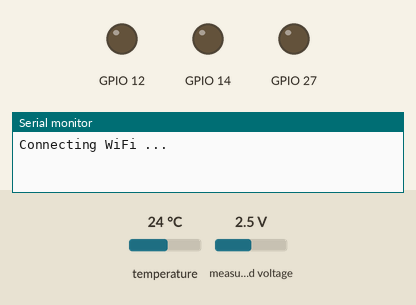
A program run on a simulated ESP32. Parts: output pins drawn as LEDs (lit = HIGH), the last lines printed to the serial monitor. The test bench sets the inputs (shaded band); at power-on: temperature 24 °C, measured voltage 2.5 V. WiFi joins after 1.5 s; servers stay silent unless stated; the local clock reads 2024-03-15 10:24:30 at power-on unless the program sets it; not simulated (calls return 0 or success): secrets.h.

Above: at 0.1 s.
At 3.2 s:
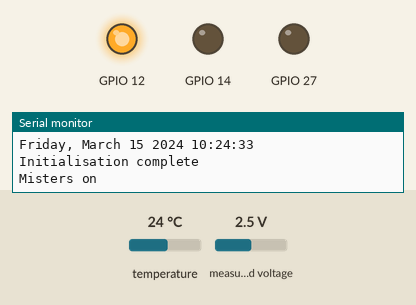
At 4.5 s:
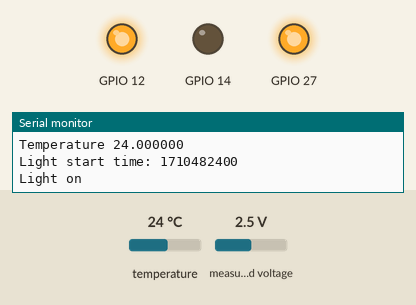
Timing chart, 0 to 6.0 s (numbered marks = the images above):
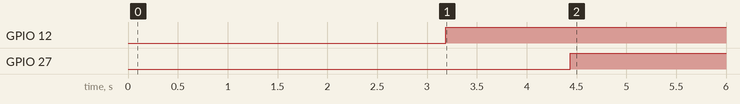

Measured:
- by itself, GPIO 12: LOW → HIGH at 3.2 s
- by itself, GPIO 27: LOW → HIGH at 4.4 s

The program:

main.cpp
```cpp
// (licence header left out)
#include <Arduino.h>

#include "WiFi.h"
#include "firebase_logger.h"
#include "ldr.h"
#include "light_scheduler.h"
#include "relay.h"
#include "scheduler.h"
#include "secrets.h"
#include "temperature_sensor.h"
#include "timer.h"
#include "utility.h"

ADC adc;
LDR ldr(10, &adc);
TemperatureSensor temp_sensor(pin::temp_sensor_bus);
RelayAH misters(pin::misters);
RelayAH light(pin::extra_relay);  // changed role on purpose
LightScheduler light_scheduler(
  &light, constants::light_start_hour, constants::light_start_min,
  constants::light_duration);
RelayAH extra(pin::light);
Timer timer;
FireLogger flog;
Scheduler scheduler;

String wrap_date_time(const char * path)
{
  auto timeinfo = timer.get_utc_time();
  auto tim = mktime(&timeinfo);
  char buf[12];
  strftime(buf, sizeof(buf), "%F", &timeinfo);
  String out(buf);
  out += "/";
  out += path;
  out += "/";
  out += tim;
  return out;
}

String wrap_date(const char * path)
{
  auto timeinfo = timer.get_utc_time();
  auto tim = mktime(&timeinfo);
  char buf[12];
  strftime(buf, sizeof(buf), "%F", &timeinfo);
  String out(buf);
  out += "/";
  out += path;
  return out;
}

void toggle_misters()
{
  misters.toggle();
  Serial.printf("Misters %s\n", (bool)misters.get_state() ? "on" : "off");
  // set on DB day_ts/misters/ts : value
  flog.set_bool(wrap_date_time("misters").c_str(), (bool)misters.get_state());
}

void check_temperature()
{
  float temp = temp_sensor.read();
  Serial.printf("Temperature %f\n", temp);
  // set on DB day_ts/temperature/ts : value
  flog.set_float(wrap_date_time("temperature").c_str(), temp);
}

void check_and_set_light()
{
  float volt = ldr.read_voltage();

  auto time_info = timer.get_utc_time();

  light_scheduler.run(&time_info, volt >= constants::ldr_thresh_v);

  // set on DB /day_ts/ldr/ts : value
  flog.set_float(wrap_date_time("ldr_volts").c_str(), volt);
  // set on DB /day_ts/lights/ts : value
  flog.set_bool(wrap_date_time("lights").c_str(), (bool)light.get_state());
}

void check_wifi()
{
  if (!WiFi.isConnected()) {
    WiFi.reconnect();
    Serial.println("Reconnecting WiFi ...");
  }
}

void check_and_refresh_firebase_token()
{
  if (flog.check_and_refresh_token()) {
    flog.push_time(
      wrap_date("token_refreshed").c_str(), timer.get_epoch_time());
  }
}

void handle_wifi_connection(WiFiEvent_t event, WiFiEventInfo_t info)
{
  if (event == WiFiEvent_t::ARDUINO_EVENT_WIFI_STA_CONNECTED) {
    Serial.println("WiFi Connected, initialising ...");
    timer.begin();
    flog.begin(
      FIREBASE_URL, FIREBASE_TOKEN, FIREBASE_USER_EMAIL,
      FIREBASE_USER_PASSWORD);
  }
}

void setup()
{
  Serial.begin(115200);
  misters.begin(Switch::OFF);
  light.begin(Switch::OFF);
  extra.begin(Switch::OFF);
  adc.begin(constants::adc_bus_addr, pin::adc_sda, pin::adc_scl);
  WiFi.mode(WIFI_STA);
  // WiFi.onEvent(handle_wifi_connection, ARDUINO_EVENT_WIFI_STA_CONNECTED); // TODO: This does not work, wifi wont connect if set
  // WiFi.setAutoReconnect(true); // TODO: This does not work, wifi wont connect if set
  WiFi.begin(WIFI_SSID, WIFI_PASSWORD);
  while (!WiFi.isConnected()) {
    Serial.println("Connecting WiFi ...");
    delay(2000);
  }
  timer.begin();  // TODO: Remove if can be set from handle wifi connection
  flog.begin(
    FIREBASE_URL, FIREBASE_TOKEN, FIREBASE_USER_EMAIL,
    FIREBASE_USER_PASSWORD);  // TODO: Remove if can be set from handle wifi connection
  temp_sensor.begin();
  delay(1000);
  Serial.printf("Found temperature sensors: %d\n", temp_sensor.device_count());
  scheduler.begin();
  scheduler.create_task(check_wifi, constants::wifi_check_time);
  scheduler.create_task(
    check_and_refresh_firebase_token, constants::check_token_refresh_time);
  scheduler.create_task(toggle_misters, constants::mister_toggle_time);
  scheduler.create_task(check_temperature, constants::temperature_check_time);
  scheduler.create_task(check_and_set_light, constants::light_check_n_set_time);
  Serial.println("Initialisation complete");
  flog.push_time(wrap_date("inits").c_str(), timer.get_epoch_time());
}

void loop() { scheduler.run(); }
```

adc.h
```cpp
// (licence header left out)
#ifndef _ADC_H_
#define _ADC_H_

#include <Adafruit_ADS1X15.h>
#include <Arduino.h>
#include <SPI.h>
#include <Wire.h>

enum class ADCChannel { ph = 0, ec = 1, ldr = 3 };

class ADC
{
private:
  Adafruit_ADS1115 ads_;
  TwoWire i2c_bus_;

public:
  explicit ADC();

  /** initialise i2c, ADS1115 and set gain to 2/3
   * @brief
   *
   * @param addr ADS i2c address
   * @param sda_pin
   * @param scl_pin
   */
  void begin(int addr, int sda_pin, int scl_pin);

  /**
   * @brief Read ADC value from channel
   *
   * @param ch ADC channel of ADS1115
   * @return int16_t : adc value
   */
  int16_t read(ADCChannel ch);

  /**
   * @brief Read voltage from ADC channel (computes voltage using the set fixed gain)
   *
   * @param ch ADC channel
   * @return float : voltage
   */
  float read_voltage(ADCChannel ch);
};

#endif
```

firebase_logger.h
```cpp
// (licence header left out)
#ifndef _FIREBASE_LOGGER_H_
#define _FIREBASE_LOGGER_H_

#include <FirebaseESP32.h>
#include <WiFi.h>

/**
 * @brief Firebase RTDB logger
 *
 */
class FireLogger
{
private:
  FirebaseAuth auth_;
  FirebaseConfig config_;
  FirebaseData fbdo_;
  String path_prefix_;

  // print errors from last operation
  void print_error();

  // add path prefix for specific user
  MB_String full_path(const char * path);

public:
  FireLogger();

  /**
   * @brief initialise and authorise system to use Firebase RTDB (real time database)
   * make sure wifi is initialised before calling this method
   *
   * @param fire_url Firebase url for the RTDB
   * @param fire_token Token for auth
   * @param email user email
   * @param pass user password
   */
  void begin(
    const char * fire_url, const char * fire_token, const char * email,
    const char * pass);

  /**
   * @brief Set an integer value
   *
   * @param path relative path for the user
   * @param value int value
   */
  void set_int(const char * path, int64_t value);

  /**
   * @brief Set a float value
   *
   * @param path relative path for the user
   * @param value float value
   */
  void set_float(const char * path, double value);

  /**
   * @brief Set a string value
   *
   * @param path relative path for the user
   * @param value char* value
   */
  void set_string(const char * path, const char * value);

  /**
   * @brief Set a bool value
   *
   * @param path relative path for the user
   * @param value bool value
   */
  void set_bool(const char * path, bool value);

  /**
   * @brief Push a timestamp into a list to a relative path, useful to log times like
   * when initialisation was completed
   *
   * @param path relative path for the user
   * @param timestamp time_t type timestamp
   */
  void push_time(const char * path, time_t timestamp);

  /**
   * @brief Check if authenticated
   *
   * @return true if authenticated
   */
  bool is_ready();

  /**
   * @brief Get TCP keepalive status
   *
   * @return true if TCP keepalive is set
   */
  bool is_keep_alive();

  /**
   * @brief Get http server connection status
   *
   * @return true if connected
   */
  bool is_connected();

  /**
 * @brief refresh token if expired
 *
 * @return true if token refreshed
 */
  bool check_and_refresh_token();
};

#endif  // _FIREBASE_LOGGER_H_
```

ldr.h
```cpp
// (licence header left out)
#ifndef _LDR_H_
#define _LDR_H_

#include <Arduino.h>

#include "adc.h"

/**
 * @brief Light dependent resistor wrapper
 *
 */
class LDR
{
private:
  ADC * adc_;
  const size_t samples_;

public:
  /**
   * @brief Construct a new LDR object
   *
   * @param samples total samples to use for voltage calculation (uses median to compute final value)
   * @param adc The adc to use to read samples
   */
  LDR(int samples, ADC * adc);

  /**
   * @brief Read voltage from ADC for LDR. Make sure ADC is initialised before calling this method
   *
   * @return float LDR voltage at junction
   */
  float read_voltage();
};

#endif
```

light_scheduler.h
```cpp
// (licence header left out)
#ifndef _LIGHT_SCHEDULER_H_
#define _LIGHT_SCHEDULER_H_

#include <Arduino.h>

#include "relay.h"

/**
 * @brief Schedules light switching depending on time of day and ambient light
 *
 */
class LightScheduler
{
private:
  Relay * light_;
  uint64_t light_duration_;
  time_t start_time_;
  int prev_wday_;
  int start_hour_;
  int start_min_;

public:
  /**
   * @brief Construct a new Light Scheduler object
   *
   * @param light Relay used for light
   * @param start_hour start hour in 24h format
   * @param start_min start min
   * @param duration_sec total light duration required for the plant in seconds
   */
  LightScheduler(
    Relay * light, int start_hour, int start_min, uint64_t duration_sec);

  /**
   * @brief reset start time to given time
   *
   * @param time time vale to set to
   */
  void reset(tm * time);

  /**
   * @brief Run this in a loop and pass the current time and a boolean indicating if its bright
   *
   * @param time time struct of time now
   * @param is_bright boolean flag if its bright now
   */
  void run(tm * time, bool is_bright);
};

#endif
```

relay.h
```cpp
// (licence header left out)
#ifndef _RELAY_H_
#define _RELAY_H_

#include <Arduino.h>

enum class Switch : bool { ON = HIGH, OFF = LOW };

/**
 * @brief Abstract relay class
 *
 */
class Relay
{
public:
  virtual void begin(Switch sw) = 0;

  virtual void set(Switch state) = 0;

  virtual int get_state() = 0;

  virtual void toggle() = 0;
};

/**
 * @brief Active high relay
 *
 */
class RelayAH : public Relay
{
private:
  int pin_;

public:
  /**
   * @brief Construct a new active high relay
   *
   * @param pin pin number where relay is wired
   */
  RelayAH(int pin);

  /**
   * @brief initialise pin and set initial relay state
   *
   * @param sw
   */
  void begin(Switch sw);

  /**
   * @brief set relay state
   *
   * @param state On to switch on, the state is managed internally
   */
  void set(Switch state);

  /**
   * @brief Get the current state
   *
   * @return int 1 if ON
   */
  int get_state();

  /**
   * @brief Toggle the relay
   *
   */
  void toggle();
};

// active low
class RelayAL : public Relay
{
private:
  int pin_;

public:
  /**
   * @brief Construct a new active low relay
   *
   * @param pin pin number where relay is wired
   */
  RelayAL(int pin);

  /**
   * @brief initialise pin and set initial relay state
   *
   * @param sw
   */
  void begin(Switch sw);

  /**
   * @brief set relay state
   *
   * @param state On to switch on, the state is managed internally
   */
  void set(Switch state);

  /**
   * @brief Get the current state
   *
   * @return int 1 if ON
   */
  int get_state();

  /**
   * @brief Toggle the relay
   *
   */
  void toggle();
};

#endif
```

scheduler.h
```cpp
// (licence header left out)
// Partly created with chat GPT 3.5

#ifndef SCHEDULER_H_
#define SCHEDULER_H_

#include <time.h>

#include "timer.h"

/**
 * @brief A scheduler for running tasks on the controller, minimum time between events is 1 second
 * based off the ntp timer. Also depends how slow is the loop function.
 *
 * Maximum 10 tasks can be added, increase in the header file (MAX_TASKS) if required
 * but beware of exhausting the heap
 */
class Scheduler
{
public:
  Scheduler();

  /**
   * @brief Create a task
   *
   * @param task_func a task function that takes no input and has void output
   * @param interval_sec
   */
  void create_task(void (*task_func)(), unsigned long interval_sec);

  /**
   * @brief This needs to be run in the loop function continuously. Best practice is
   * to have a loop function that only runs the run() method of this scheduler.
   */
  void run();

  /**
   * @brief initialise timer
   *
   * @param timer_sync_interval_ms time interval in milliseconds to sync the internal ntp clock
   */
  void begin(long int timer_sync_interval_ms = 600000);  // 10 mins

private:

  /**
   * @brief Task info which stores info on a task to be run
   *
   */
  struct TaskInfo
  {
    void (*task_func)();
    unsigned long interval;
    time_t last_execution_time;
  };

  static const int MAX_TASKS = 10;  // Maximum number of tasks
  TaskInfo tasks_[MAX_TASKS];
  int num_tasks_;
  Timer timer_;
};

#endif  // SCHEDULER_H_
```

temperature_sensor.h
```cpp
// (licence header left out)
#ifndef _TEMPERATURE_SENSOR_H_
#define _TEMPERATURE_SENSOR_H_

#include <Arduino.h>
#include <DallasTemperature.h>
#include <OneWire.h>

#include "utility.h"

/**
 * @brief wrapper for Dallas one-wire temperature sensor (DS18B20)
 *
 */
class TemperatureSensor
{
private:
  OneWire wire_;
  DallasTemperature sensors_;

public:
  /**
   * @brief Construct a new TemperatureSensor
   *
   * @param pin one wire bus pin
   */
  TemperatureSensor(int pin);

  /**
   * @brief Initialise all one wire sensors
   *
   */
  void begin();

  /**
   * @brief Get count of total sensors on the one wire bus
   *
   * @return uint8_t
   */
  uint8_t device_count();

  /**
   * @brief Read temperature as float value from sensor
   *
   * @return float
   */
  float read();
};

#endif
```

timer.h
```cpp
// (licence header left out)
#ifndef _TIMER_H_
#define _TIMER_H_

#include <WiFi.h>

/**
 * @brief Timer that syncs with NTP server
 *
 */
class Timer
{
private:
  static const char * ntp_server_;

public:
  Timer();

  /**
   * @brief Get the utc time now
   *
   * @return tm
   */
  tm get_utc_time();

  /**
   * @brief Get the seconds since epoch now
   *
   * @return time_t
   */
  time_t get_epoch_time();

  /**
   * @brief Print the seconds since epoch
   *
   */
  void print_utc_time();

  /**
   * @brief initialise the timer, set a sync interval to sync with NTP server
   *
   * @param sync_interval_ms sync interval in milliseconds
   */
  void begin(long int sync_interval_ms = 600000);  // 10 mins
};

#endif
```

utility.h
```cpp
// (licence header left out)
#ifndef _UTILITY_H_
#define _UTILITY_H_

#include <Arduino.h>

namespace constants
{
static const int sample_size = 10;
static const uint8_t adc_bus_num = 0;
static const uint8_t adc_bus_addr = 0x48;
static const float ldr_thresh_v = 3.5;
static const unsigned long mister_toggle_time = 10 * 60;       // 10 mins
static const unsigned long temperature_check_time = 10 * 60;   // 10 mins
static const unsigned long light_check_n_set_time = 5 * 60;    // 5 mins
static const unsigned long check_token_refresh_time = 1 * 60;  // 1 min
static const int light_start_hour = 6;                         // GMT
static const int light_start_min = 0;                          // GMT
static const unsigned long light_duration = 12 * 60 * 60;      // 12 hours
static const unsigned long wifi_check_time = 1 * 60;           // sec
}  // namespace constants

namespace pin
{
static const int temp_sensor_bus = 32;  // pin
static const int adc_scl = 22;
static const int adc_sda = 21;
static const int misters = 12;
static const int light = 14;
static const int extra_relay = 27;
}  // namespace pin

/**
 * @brief Calculate median of a float array
 *
 * @param arr float array
 * @param size size of array
 * @return float median
 */
inline float median(float * arr, int size)
{
  if (size % 2 == 0) {
    return (arr[int(size * 0.5)] + arr[int((size - 1) * 0.5)]) * 0.5;
  }
  return arr[int(size * 0.5)];
}

#endif
```

adc.cpp
```cpp
// (licence header left out)
#include "adc.h"

#include "utility.h"

ADC::ADC() : i2c_bus_(constants::adc_bus_num) {}

void ADC::begin(int addr, int sda_pin, int scl_pin)
{
  i2c_bus_.begin(sda_pin, scl_pin);
  ads_.begin(addr, &i2c_bus_);
  ads_.setGain(
    GAIN_TWOTHIRDS);  // 2/3x gain +/- 6.144V  1 bit = 3mV      0.1875mV (default)
  // ads_.setGain(GAIN_ONE);        // 1x gain   +/- 4.096V  1 bit = 2mV      0.125mV
  // ads_.setGain(GAIN_TWO);        // 2x gain   +/- 2.048V  1 bit = 1mV      0.0625mV
  // ads_.setGain(GAIN_FOUR);       // 4x gain   +/- 1.024V  1 bit = 0.5mV    0.03125mV
  // ads_.setGain(GAIN_EIGHT);      // 8x gain   +/- 0.512V  1 bit = 0.25mV   0.015625mV
  // ads_.setGain(GAIN_SIXTEEN);    // 16x gain  +/- 0.256V  1 bit = 0.125mV  0.0078125mV
}

int16_t ADC::read(ADCChannel ch)
{
  return ads_.readADC_SingleEnded((int16_t)ch);
}

float ADC::read_voltage(ADCChannel ch) { return ads_.computeVolts(read(ch)); }
```

ldr.cpp
```cpp
// (licence header left out)
#include "ldr.h"

#include "utility.h"

LDR::LDR(int samples, ADC * adc) : samples_(samples), adc_(adc) {}

float LDR::read_voltage()
{
  // return voltage in v
  float v[samples_] = {0.f};
  for (int i = 0; i < samples_; ++i) {
    v[i] = adc_->read_voltage(ADCChannel::ldr);
    delay(10);
  }
  return median(v, samples_);
}
```

light_scheduler.cpp
```cpp
// (licence header left out)
#include "light_scheduler.h"

LightScheduler::LightScheduler(
  Relay * light, int start_hour, int start_min, uint64_t duration_sec)
: light_(light),
  start_hour_(start_hour),
  start_min_(start_min),
  light_duration_(duration_sec),
  start_time_(0),
  prev_wday_(0)  // sunday
{
}

void LightScheduler::reset(tm * time)
{
  tm start = *time;
  start.tm_hour = start_hour_;
  start.tm_min = start_min_;
  start.tm_sec = 0;
  start_time_ = mktime(&start);
  Serial.printf("Light start time: %ld\n", start_time_);
}

void LightScheduler::run(
  tm * time, bool is_bright)  // needs a daylight cycle between runs
{
  time_t epoch_time = mktime(time);

  if (
    time->tm_wday != prev_wday_ ||
    start_time_ == 0)  // day changed or first init
  {
    reset(time);
    prev_wday_ = time->tm_wday;
  }

  if (
    epoch_time > start_time_ && epoch_time <= start_time_ + light_duration_ &&
    !is_bright) {  // when end set and not end
    light_->set(Switch::ON);
    Serial.println("Light on");
  } else {
    light_->set(Switch::OFF);
    Serial.println("Light off");
  }
}
```

relay.cpp
```cpp
// (licence header left out)
#include "relay.h"

RelayAH::RelayAH(int pin) : pin_(pin){};

void RelayAH::begin(Switch sw)
{
  pinMode(pin_, OUTPUT);
  digitalWrite(pin_, bool(sw));
}

void RelayAH::set(Switch state) { digitalWrite(pin_, bool(state)); }

int RelayAH::get_state() { return digitalRead(pin_); }

void RelayAH::toggle()
{
  bool state = digitalRead(pin_);
  delay(10);
  digitalWrite(pin_, !state);  // TODO check this
}

RelayAL::RelayAL(int pin) : pin_(pin){};

void RelayAL::begin(Switch sw)
{
  pinMode(pin_, OUTPUT);
  digitalWrite(pin_, !bool(sw));
}

void RelayAL::set(Switch state) { digitalWrite(pin_, !bool(state)); }

int RelayAL::get_state()
{
  return !(bool)digitalRead(pin_);  // negate the state as this is an active low
}

void RelayAL::toggle()
{
  bool state = digitalRead(pin_);
  delay(10);
  digitalWrite(pin_, !state);
}
```

Source omitted: firebase_logger.cpp (3427 bytes), scheduler.cpp (1442 bytes), temperature_sensor.cpp (1032 bytes), timer.cpp (1575 bytes)
